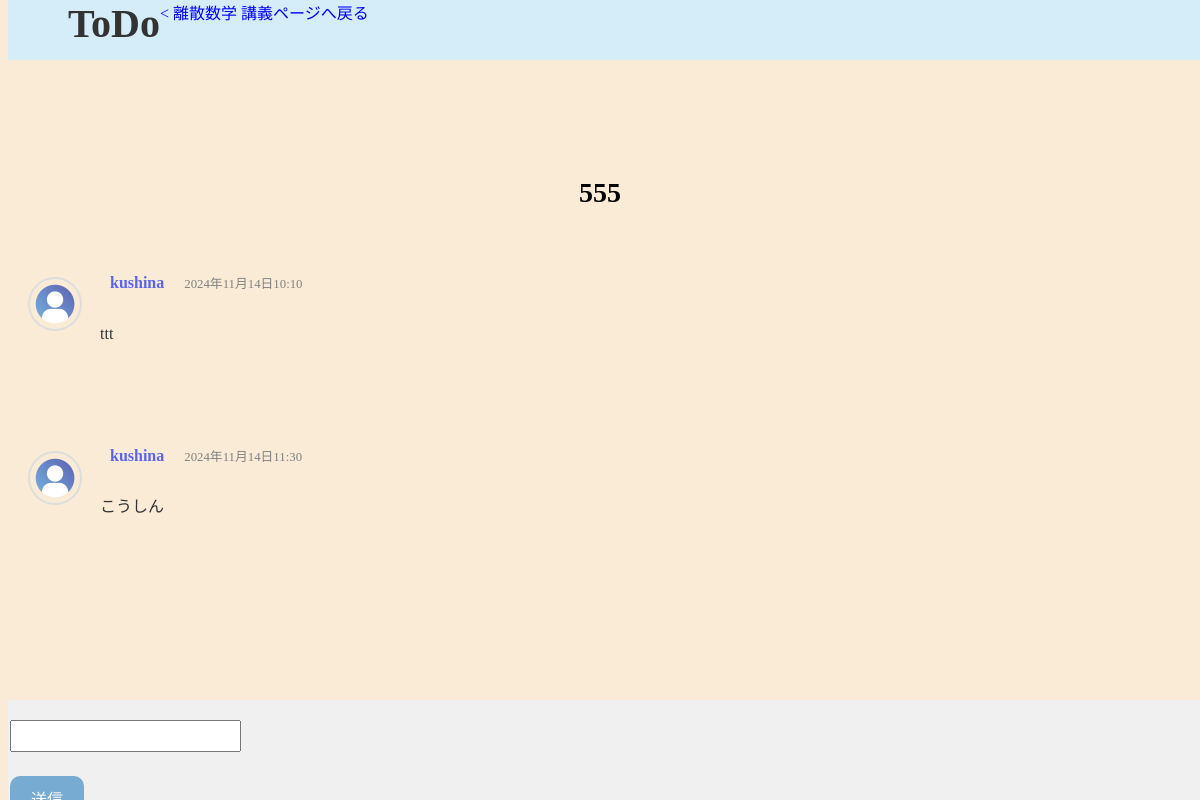
The app's page /thread/3/, older data.
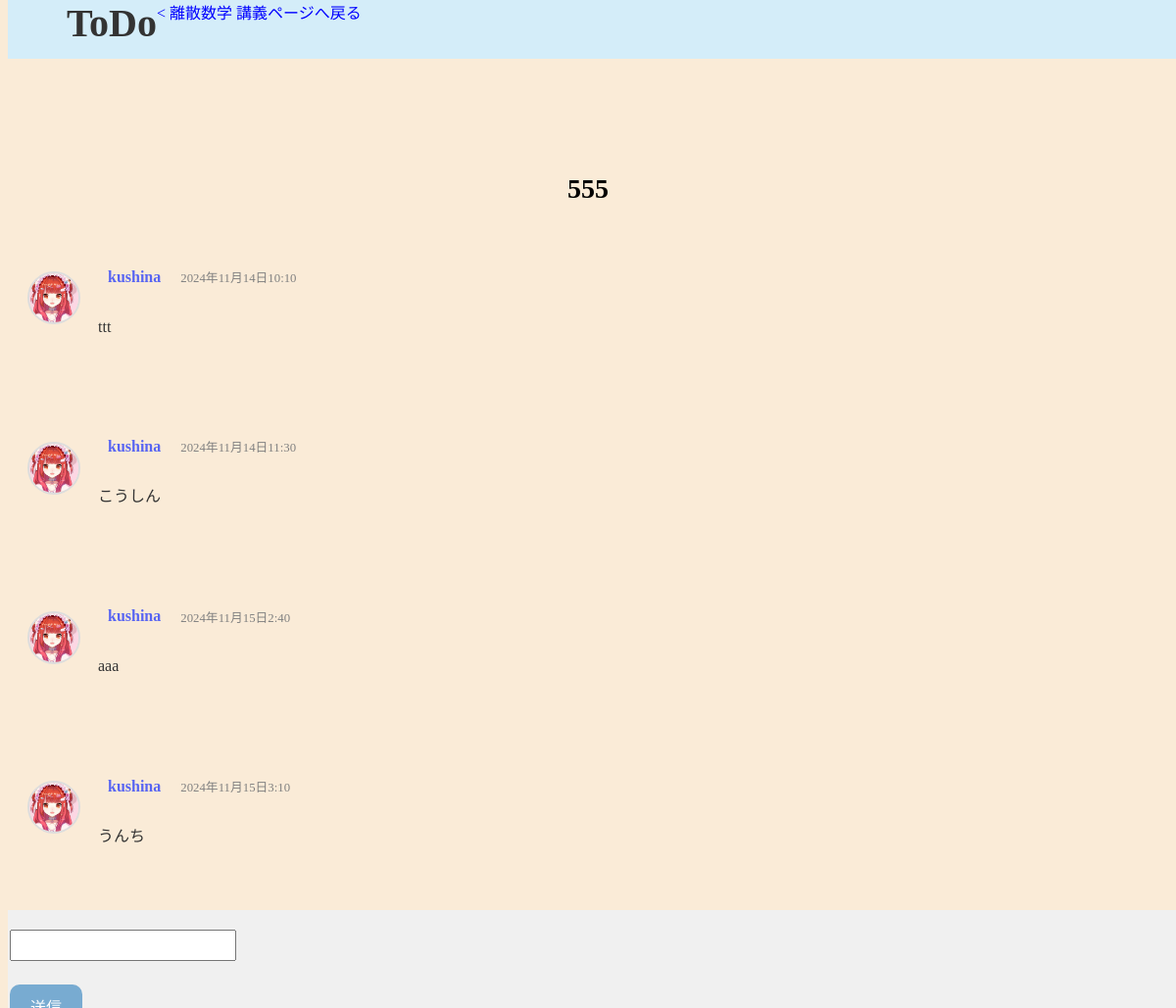
The same page, newer data.
### thread/models.py (models this page shows, shortened)
class Post(models.Model):
    post_id = models.AutoField(primary_key=True)
    course = models.ForeignKey(Course, on_delete=models.CASCADE)
    title = models.CharField(max_length=100)
    content = models.TextField()
    created_at = models.DateTimeField(auto_now_add=True)
    user = models.ForeignKey(CustomUser, on_delete=models.CASCADE)

class Comment(models.Model):
    comment_id = models.AutoField(primary_key=True)
    content = models.TextField()
    created_at = models.DateTimeField(auto_now_add=True)
    post = models.ForeignKey(Post, on_delete=models.CASCADE)
    user = models.ForeignKey(CustomUser, on_delete=models.CASCADE)

### lecture/models.py (models this page shows, shortened)
class Course(models.Model):
    term = models.CharField(max_length=10)
    code = models.CharField(max_length=10, primary_key=True)
    name = models.CharField(max_length=100)
    teacher = models.CharField(max_length=100)
    lecture_schedule = models.CharField(max_length=100)

### accounts/models.py (models this page shows, shortened)
class CustomUser(AbstractUser):
    icon = models.ImageField(upload_to='icon/', default='icon/default_icon.png')
    courses = models.ManyToManyField(Course, related_name='students', blank=True)
    first_name = None
    last_name = None

### thread/views.py (the view)
# urls.py: path('<int:pk>/', ThreadView.as_view(), name='thread'),
class ThreadView(DetailView):
    template_name = "thread/thread.html"
    model = Post
    context_object_name = 'post'
    def get_context_data(self, **kwargs):
        ctx = super().get_context_data(**kwargs)
        ctx['comments'] = Comment.objects.filter(post=self.object)
        ctx['comments'] = ctx['comments'].order_by('created_at')
        ctx['form'] = CommentForm()
        return ctx
    def post(self, request, *args, **kwargs):
        self.object = self.get_object()
        form = CommentForm(request.POST)
        ctx = self.get_context_data()
        if form.is_valid():
            content = form.cleaned_data['content']
            Comment.objects.create(
                post=self.object,
                user=request.user,
                content=content
            )
            return redirect('thread:thread', pk=self.object.pk)
        return self.render_to_response(self.get_context_data(form=form))

### thread/form.py
class CommentForm(forms.Form):
    content = forms.CharField(max_length=100, label='')

### templates/thread/thread.html (shortened to what this page needs)
{% extends "base.html" %}
{% load static %}
{% block css %}
<link rel="stylesheet" href="{% static 'css/thread.css' %}">
{% endblock css %}
{% block header %}
<a href="{% url 'lecture:lecture' post.course.pk %}"> &lt; {{ post.course.name }} 講義ページへ戻る</a>
{% endblock header %}
{% block content %}
<h1>{{ post.title }}</h1>
<ul class="thread">
    <img src="{{post.user.icon.url}}" alt="{{post.user.icon}}" class="user-icon">
    <div class="text-content">
        <div class="user-info">
            <p class="username">{{ post.user.username }}</p>
            <p class="post-date">{{ post.created_at }}</p>
        </div>
        <p class="post-content">{{ post.content }}</p>
    </div>
</ul>
{% for comment in comments %}
<ul class="thread">
    <img src="{{comment.user.icon.url}}" alt="{{comment.user.icon}}" class="user-icon">
    <div class="text-content">
        <div class="user-info">
            <p class="username">{{ comment.user.username }}</p>
            <p class="post-date">{{ comment.created_at }}</p>
        </div>
        <p class="post-content">{{ comment.content }}</p>
    </div>
</ul>
{% endfor %}
{% endblock content %}
{% block footer %}
<footer>
    <form method="post" action="">
        {{ form.as_p }}
        <button type="submit">送信</button>
    </form>
</footer>
{% endblock footer %}

### templates/base.html (shortened to what this page needs)
<!DOCTYPE html>
<html lang="ja">
<head>
    {% load static %}
    <link rel="stylesheet" href="{% static 'css/stylesfp.css' %}">
    <link rel="stylesheet" href="{% static 'css/indexfp.css' %}">
    {% block css %}{% endblock css %}
</head>
<body>
    <header>
    <a class="header-title" href="{% url 'base:home' %}">ToDo</a>
    {% block header %}{% endblock header %}
    </header>
    <div class="content">
    {% block content %}{% endblock content%}
    </div>
    {% block footer %}{% endblock footer %}
</body>
</html>

### static/css/stylesfp.css (style rules this page uses)
a { text-decoration: none; color: blue; }
header { background-color: #d4edf9; padding: 0 5%; display: flex; position: fixed; top: 0; width: 90%; height: 60px; }
.header-title { font-size: 40px; font-weight: bold; color: #333; }
footer { background-color: #f0f0f0; position: fixed; bottom: 0; width: 100%; height: 100px; }
.content { padding-bottom: 100px; padding-top: 100px; }
.user-icon { height: 50px; width: 50px; border-radius: 50%; object-fit: cover; border: 2px solid #ddd; }
body { background-color: antiquewhite; font-family: "メイリオ"; }
h1 { font-size: 28px; text-align: center; padding-top: 50px; }
input[type=text], input[type=datetime-local], input[type=password] { padding-top: 5px; padding-bottom: 5px; padding-right: 10px; padding-left: 10px; text-decoration: none; display: inline-block; font-size: 16px; margin: 4px 2px; }
div { text-align: center; padding: 10px; }
button[type=submit] { background-color: #78abd1; border: none; color: white; padding: 10px 21px; text-align: center; text-decoration: none; display: inline-block; font-size: 16px; margin: 4px 2px; cursor: pointer; border-radius: 10px; }

### static/css/thread.css (style rules this page uses)
.thread { display: flex; align-items: center; margin-bottom: 20px; padding: 10px; list-style: none; }
.user-icon { width: 50px; height: 50px; border-radius: 50%; margin-right: 8px; }
.text-content { display: flex; flex-direction: column; align-items: flex-start; max-width: 600px; }
.user-info { display: flex; align-items: center; justify-content: space-between; width: 100%; }
.username { font-weight: bold; color: #5865f2; font-size: 1em; margin-left: 0; }
.post-date { color: gray; font-size: 0.8em; }
.post-content { margin-top: 5px; line-height: 1.4; color: #333; white-space: pre-wrap; word-wrap: break-word; }

Row changes from the older to the newer data that the page shows:
changed through a linked row, Post "ttt": user.icon: picture added in place of a placeholder
changed through a linked row, Comment "こうしん": user.icon: picture added in place of a placeholder
added Comment: user.icon (picture), user.username "kushina", created_at "2024年11月15日2:40", content "aaa"
added Comment: user.icon (picture), user.username "kushina", created_at "2024年11月15日3:10", content "うんち"
